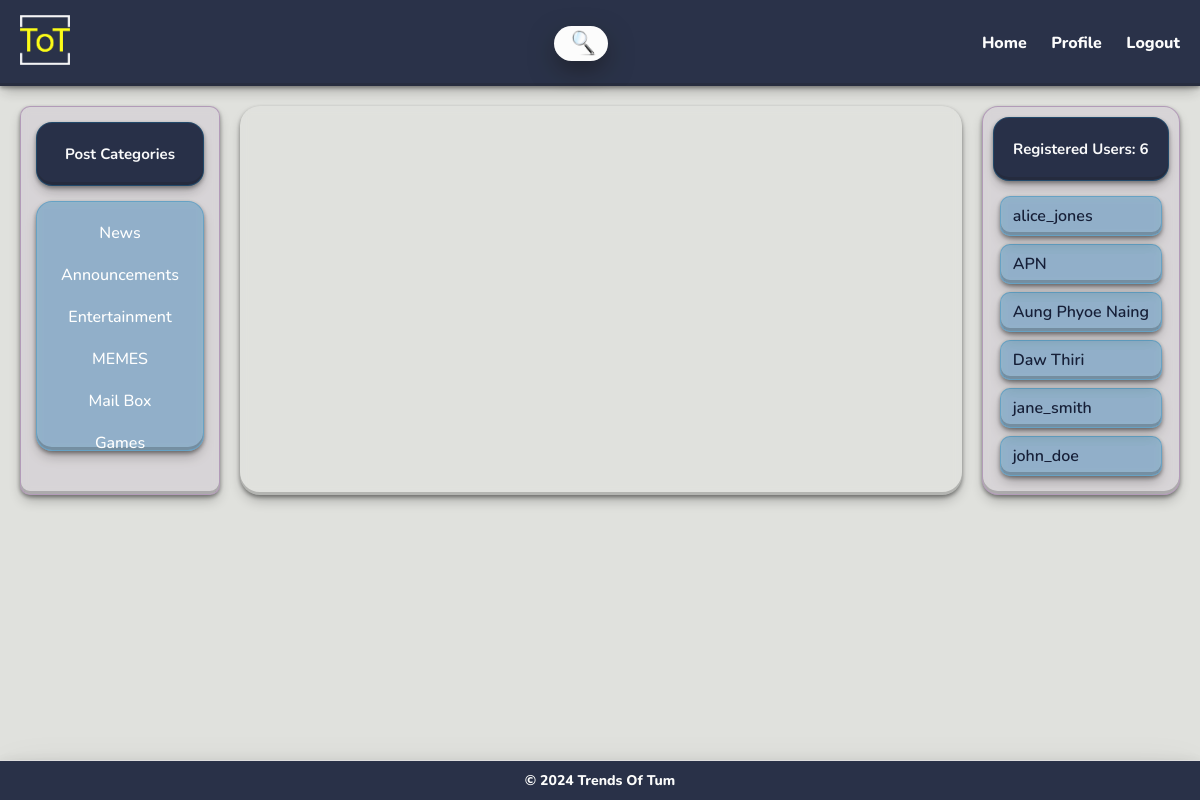
The page /index.php?category=6 (signed in) on the database its author committed.
### tables this page shows
CREATE TABLE `categories` (
  `id` int(11) NOT NULL,
  `name` varchar(100) NOT NULL,
  `created_at` timestamp NOT NULL DEFAULT current_timestamp()
);

CREATE TABLE `users` (
  `id` int(11) NOT NULL,
  `username` varchar(50) NOT NULL,
  `email` varchar(100) NOT NULL,
  `password` varchar(255) NOT NULL,
  `created_at` timestamp NOT NULL DEFAULT current_timestamp()
);

### load_categories.php (the view)
<?php
include('db_config.php');
$query = "SELECT * FROM categories";
$result = $conn->query($query);
while ($category = $result->fetch_assoc()) {
    echo "<li><a href='index.php?category=" . $category['id'] . "'>" . $category['name'] . "</a></li>";
}

### show_user_list.php
<?php
include 'db_config.php';
$query = "SELECT username FROM users";
$result = $conn->query($query);
while ($row = $result->fetch_assoc()){ ?>
<div class="user-container">
<li><a href="#"><?php echo $row['username']?></a></li>
</div>
<?php }
?>

### css/glass_style.css (style rules this page uses)
* { margin: 0; padding: 0; box-sizing: border-box; }
body { font-family: "Nunito", sans-serif; font-optical-sizing: auto; font-weight: 800; font-style: normal; background: #e0e1dd; color: #333; min-height: 100vh; height: 100%; display: flex; flex-direction: column; }
.categories li { margin: 10px 0; }
.categories a { text-align: center; text-decoration: none; color: white; display: block; border-radius: 5px; transition: transform 0.2s; font-weight: 500; }
.user-container { display: flex; justify-content: space-between; }
.user-list .user-container { background: rgba(0, 119, 182, 0.3); border-radius: 10px; box-shadow: rgba(0, 0, 0, 0.4) 0px 2px 4px, rgba(0, 0, 0, 0.3) 0px 7px 13px -3px, rgba(0, 0, 0, 0.2) 0px -3px 0px inset; backdrop-filter: blur(5px); -webkit-backdrop-filter: blur(5px); border: 1px solid rgba(0, 119, 182, 0.3); list-style: none; line-height: 2em; padding: 3px 7px; margin: 0 7px; margin-bottom: 8px; text-align: center; }
.user-list ul li { list-style-type: none; }
.user-list ul li a { font-weight: 600; text-decoration: none; margin: 3px 5px; color: #161f38; }

### rows shown on the page
categories: name "News"
categories: name "Announcements"
categories: name "Entertainment"
categories: name "MEMES"
categories: name "Mail Box"
categories: name "Games"
users: username "alice_jones"
users: username "APN"
users: username "Aung Phyoe Naing"
users: username "Daw Thiri"
users: username "jane_smith"
users: username "john_doe"

### other values the page prints
$row['count'] "6"
